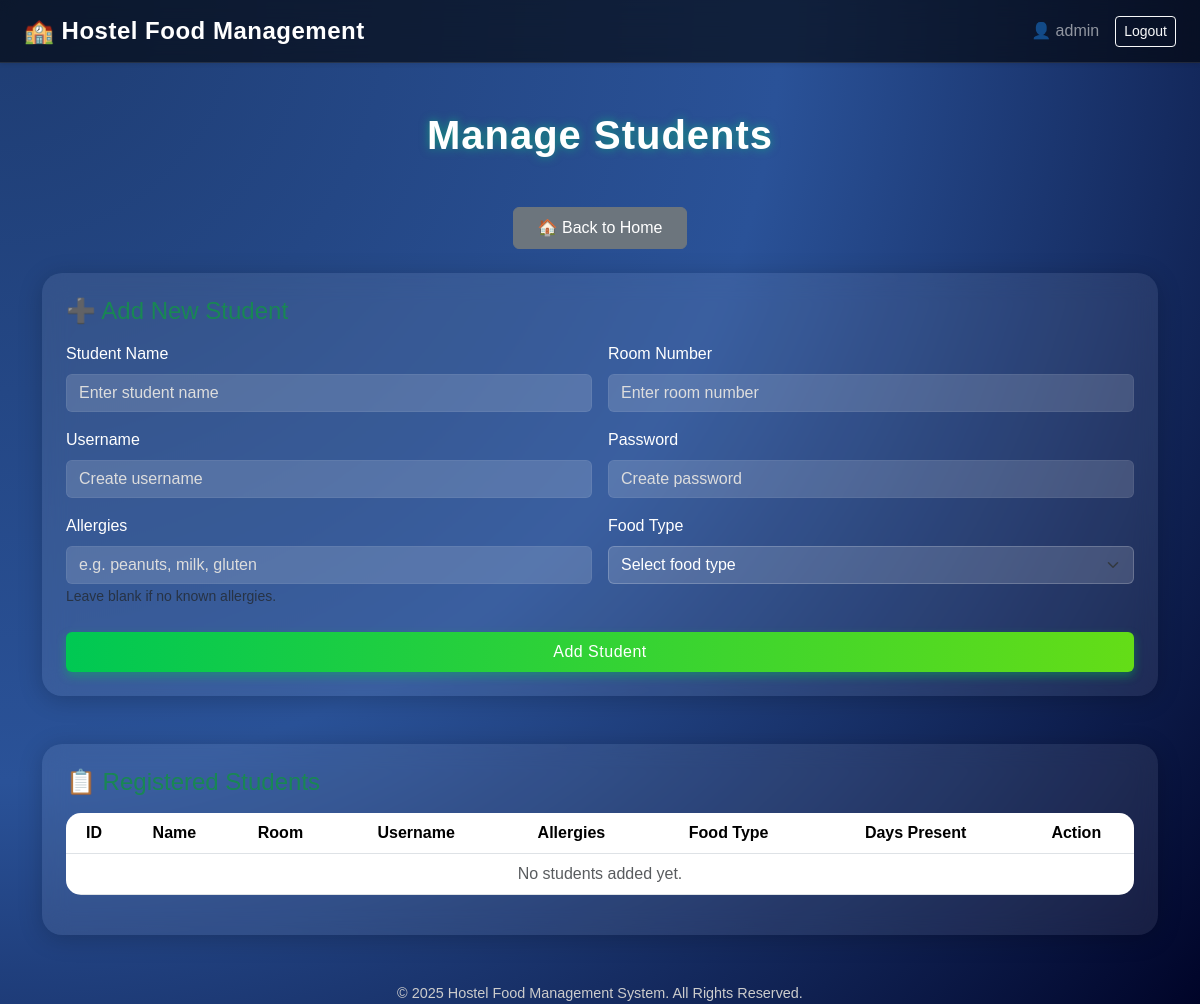
Before: /students (signed in) with the older database file.
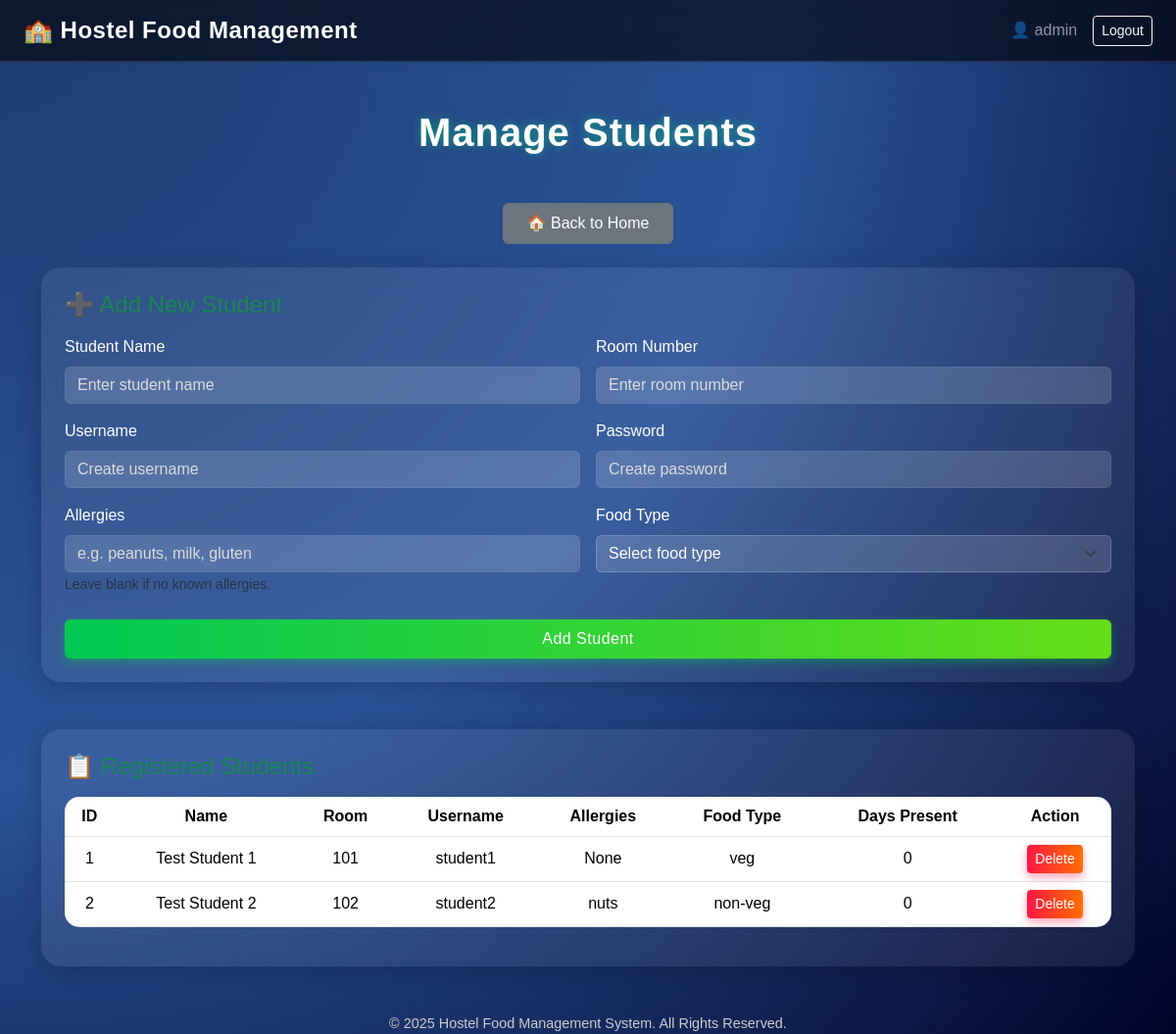
After: the same page with the newer database file.
### app.py (models this page shows, shortened)
class Student(db.Model):
    id = db.Column(db.Integer, primary_key=True)
    name = db.Column(db.String(50), nullable=False)
    username = db.Column(db.String(50), unique=True)
    password = db.Column(db.String(200))
    room = db.Column(db.String(10))
    allergies = db.Column(db.String(100))
    food_type = db.Column(db.String(20))  # veg/non-veg
    days_present = db.Column(db.Integer, default=0)

### app.py (the view, shortened to what this page needs)
@app.route('/students', methods=['GET', 'POST'])
@role_required('admin', 'manager')
def students():
    all_students = Student.query.all()
    return render_template('students.html', students=all_students)

### app.py (called while the page is built)
def role_required(*roles):
    def decorator(f):
        @wraps(f)
        def wrapped(*args, **kwargs):
            if 'user_id' not in session:
                return redirect(url_for('login'))
            if session.get('role') not in roles:
                flash("You do not have permission to access this page.", "danger")
                return redirect(url_for('home'))
            return f(*args, **kwargs)
        return wrapped
    return decorator

### templates/students.html (shortened to what this page needs)
<!DOCTYPE html>
<html lang="en">
<head>
    <link href="https://cdn.jsdelivr.net/npm/bootstrap@5.3.3/dist/css/bootstrap.min.css" rel="stylesheet">
</head>
<body>
<nav class="navbar navbar-expand-lg navbar-dark shadow-sm px-4">
    <a class="navbar-brand fs-4" href="#">🏫 Hostel Food Management</a>
    <div class="ms-auto d-flex align-items-center">
        <span class="navbar-text me-3">👤 {{ session['username'] }}</span>
        <a href="{{ url_for('logout') }}" class="btn btn-outline-light btn-sm">Logout</a>
    </div>
</nav>
<div class="container mt-5">
    <h1 class="text-center mb-5 page-title">Manage Students</h1>
    <div class="text-center mb-4">
        <a href="{{ url_for('home') }}" class="btn btn-secondary px-4 py-2">🏠 Back to Home</a>
    </div>
    {% if session.role in ['admin', 'manager'] %}
    <div class="card p-4 mb-5">
        <h4 class="mb-3 text-success">➕ Add New Student</h4>
        <form method="POST">
            <div class="row g-3">
                <div class="col-md-6">
                    <label for="name" class="form-label">Student Name</label>
                    <input type="text" class="form-control" id="name" name="name" placeholder="Enter student name" required>
                </div>
                <div class="col-md-6">
                    <label for="room" class="form-label">Room Number</label>
                    <input type="text" class="form-control" id="room" name="room" placeholder="Enter room number">
                </div>
                <div class="col-md-6">
                    <label for="username" class="form-label">Username</label>
                    <input type="text" class="form-control" id="username" name="username" placeholder="Create username" required>
                </div>
                <div class="col-md-6">
                    <label for="password" class="form-label">Password</label>
                    <input type="password" class="form-control" id="password" name="password" placeholder="Create password" required>
                </div>
                <div class="col-md-6">
                    <label for="allergies" class="form-label">Allergies</label>
                    <input type="text" class="form-control" id="allergies" name="allergies" placeholder="e.g. peanuts, milk, gluten">
                    <small class="text-muted text-light">Leave blank if no known allergies.</small>
                </div>
                <div class="col-md-6">
                    <label for="food_type" class="form-label">Food Type</label>
                    <select class="form-select" id="food_type" name="food_type" required>
                        <option value="">Select food type</option>
                    </select>
                </div>
            </div>
            <button type="submit" class="btn btn-success w-100 mt-4 py-2">Add Student</button>
        </form>
    </div>
    {% endif %}
    <div class="card p-4">
        <h4 class="mb-3 text-success">📋 Registered Students</h4>
        <div class="table-responsive">
            <table class="table table-hover align-middle text-center">
                <thead>
                    <tr>
                        <th>ID</th>
                        <th>Name</th>
                        <th>Room</th>
                        <th>Username</th>
                        <th>Allergies</th>
                        <th>Food Type</th>
                        <th>Days Present</th>
                        {% if session.role in ['admin', 'manager'] %}
                        <th>Action</th>
                        {% endif %}
                    </tr>
                </thead>
                <tbody>
                    {% for student in students %}
                    <tr>
                        <td>{{ student.id }}</td>
                        <td>{{ student.name }}</td>
                        <td>{{ student.room }}</td>
                        <td>{{ student.username }}</td>
                        <td>{{ student.allergies or 'None' }}</td>
                        <td>{{ student.food_type }}</td>
                        <td>{{ student.days_present }}</td>
                        {% if session.role in ['admin', 'manager'] %}
                        <td>
                            <form method="POST" action="{{ url_for('delete_student', student_id=student.id) }}" onsubmit="return confirm('Are you sure you want to delete this student?');">
                                <button type="submit" class="btn btn-danger btn-sm">Delete</button>
                            </form>
                        </td>
                        {% endif %}
                    </tr>
                    {% else %}
                    <tr>
                        <td colspan="{% if session.role in ['admin', 'manager'] %}8{% else %}7{% endif %}" class="text-center text-muted">No students added yet.</td>
                    </tr>
                    {% endfor %}
                </tbody>
            </table>
        </div>
    </div>
</div>
<div class="footer mt-5">
    © {{ current_year or '2025' }} Hostel Food Management System. All Rights Reserved.
</div>
</body>
</html>

### templates/students.html (style rules this page uses)
body { font-family: 'Poppins', sans-serif; color: #fff; min-height: 100vh; background: radial-gradient(circle at top left, #1e3c72, #2a5298, #000428); background-attachment: fixed; background-size: cover; overflow-x: hidden; }
.navbar { background: rgba(0, 0, 0, 0.6); backdrop-filter: blur(12px); border-bottom: 1px solid rgba(255, 255, 255, 0.1); }
.navbar-brand { font-weight: 600; letter-spacing: 0.5px; }
.card { border: none; border-radius: 20px; background: rgba(255, 255, 255, 0.08); backdrop-filter: blur(12px); color: #fff; box-shadow: 0 4px 25px rgba(0, 0, 0, 0.2); transition: 0.3s ease; }
.form-control, .form-select { background-color: rgba(255, 255, 255, 0.15); border: 1px solid rgba(255, 255, 255, 0.2); color: #fff; }
.form-control::placeholder { color: #ddd; }
.form-label { font-weight: 500; }
.btn-success { background: linear-gradient(90deg, #00c853, #64dd17); border: none; font-weight: 500; letter-spacing: 0.5px; transition: 0.3s ease; box-shadow: 0 4px 10px rgba(0, 200, 83, 0.4); }
.btn-danger { background: linear-gradient(90deg, #ff1744, #ff6f00); border: none; box-shadow: 0 4px 10px rgba(255, 23, 68, 0.4); }
.table { color: #fff; border-radius: 15px; overflow: hidden; }
.table thead { background-color: rgba(255, 255, 255, 0.2); color: #00e676; }
.footer { text-align: center; color: #ccc; margin-top: 60px; font-size: 0.9rem; }
.page-title { font-weight: 700; letter-spacing: 1px; text-shadow: 0 0 10px rgba(0, 230, 118, 0.5); }

Changed rows visible on the page:
added Student: id "1", name "Test Student 1", room "101", username "student1", allergies "None", food_type "veg", days_present "0"
added Student: id "2", name "Test Student 2", room "102", username "student2", allergies "nuts", food_type "non-veg", days_present "0"
Other visible differences:
text no longer shown: "No students added yet."
